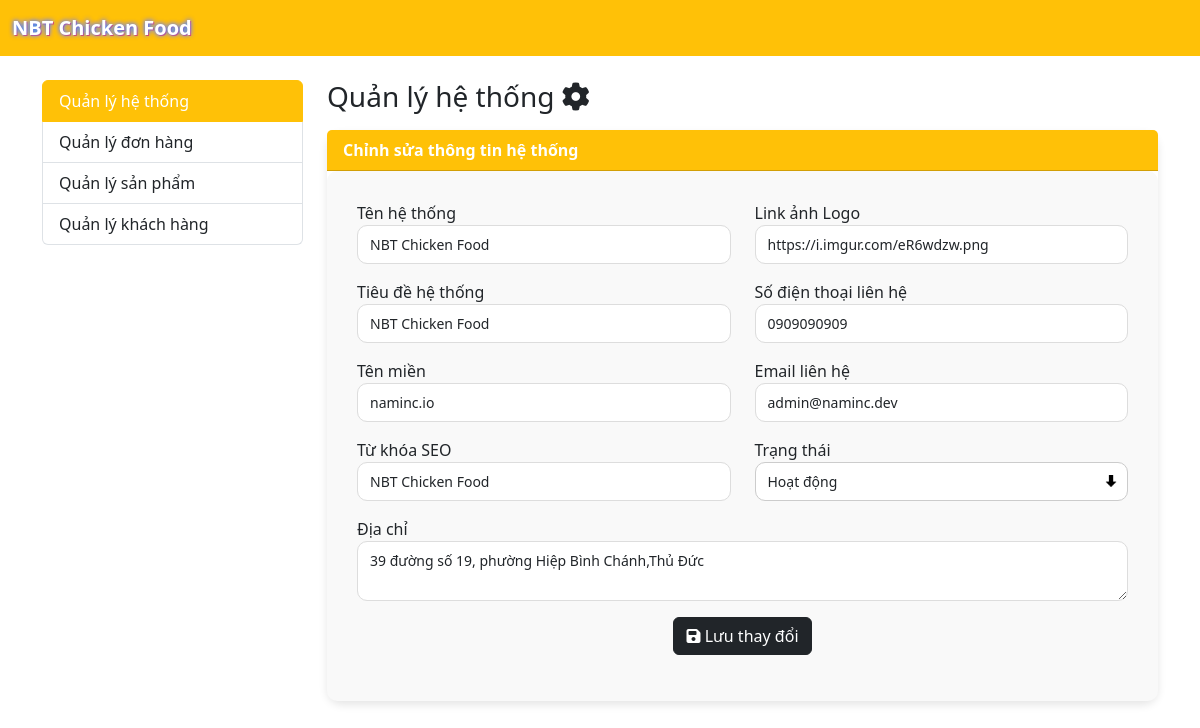
Page /admin/index.php (signed in) on the committed database.
### tables this page shows
CREATE TABLE `system` (
  `id` int(11) NOT NULL,
  `name` varchar(255) NOT NULL,
  `title` varchar(255) NOT NULL,
  `keyword` varchar(255) NOT NULL,
  `phone` varchar(255) NOT NULL,
  `address` varchar(255) NOT NULL,
  `created_at` timestamp NOT NULL DEFAULT current_timestamp(),
  `domain` varchar(255) NOT NULL,
  `logo` varchar(255) NOT NULL,
  `email` varchar(255) NOT NULL,
  `status` varchar(32) NOT NULL
);

### config.php (called while the page is built, shortened)
<?php
$conn = mysqli_connect(DB_HOST, DB_USER, DB_PASS, DB_NAME) or die('Kết nối thất bại: ' . mysqli_connect_error());
mysqli_set_charset($conn, 'utf8');
$sql = "SELECT * FROM system where id = 1";
$result = mysqli_query($conn, $sql);
$system = mysqli_fetch_assoc($result);
?>

### admin/index.php (the view, shortened to what this page needs)
<?php
require_once '../config.php';
require_once 'header.php';
?>
    <div class="container mt-4">
        <div class="row">
            <div class="col-md-3">
                <div class="list-group">
                    <a href="#system" class="list-group-item list-group-item-action active" data-bs-toggle="tab">Quản lý hệ thống</a>
                    <a href="#orders" class="list-group-item list-group-item-action" data-bs-toggle="tab">Quản lý đơn hàng</a>
                    <a href="#inventory" class="list-group-item list-group-item-action" data-bs-toggle="tab">Quản lý sản phẩm</a>
                    <a href="#customers" class="list-group-item list-group-item-action" data-bs-toggle="tab">Quản lý khách hàng</a>
                </div>
            </div>
            <div class="col-md-9">
                <div class="tab-content">
                <div class="tab-pane fade show active" id="system">
    <h3>Quản lý hệ thống <i class="fa-solid fa-gear fa-spin"></i></h3>
    <div class="card mt-3">
        <div class="card-header">Chỉnh sửa thông tin hệ thống</div>
        <div class="card-body">
            <form action="index.php" method="post">
                <div class="row">
                    <div class="col-md-6">
                        <div class="form-group">
                            <label for="name">Tên hệ thống</label>
                            <input type="text" class="form-control" id="name" name="name" value="<?= $system['name'] ?>" required>
                        </div>
                        <div class="form-group">
                            <label for="title">Tiêu đề hệ thống</label>
                            <input type="text" class="form-control" id="title" name="title" value="<?= $system['title'] ?>" required>
                        </div>
                        <div class="form-group">
                            <label for="domain">Tên miền</label>
                            <input type="text" class="form-control" id="domain" name="domain" value="<?= $system['domain'] ?>" required>
                        </div>
                        <div class="form-group">
                            <label for="keyword">Từ khóa SEO</label>
                            <input type="text" class="form-control" id="keyword" name="keyword" value="<?= $system['keyword'] ?>" required>
                        </div>
                    </div>
                    <div class="col-md-6">
                        <div class="form-group">
                            <label for="logo">Link ảnh Logo</label>
                            <input type="text" class="form-control" id="logo" name="logo" value="<?= $system['logo'] ?>" required>
                        </div>
                        <div class="form-group">
                            <label for="phone">Số điện thoại liên hệ</label>
                            <input type="text" class="form-control" id="phone" name="phone" value="<?= $system['phone'] ?>" required>
                        </div>
                        <div class="form-group">
                            <label for="email">Email liên hệ</label>
                            <input type="email" class="form-control" id="email" name="email" value="<?= $system['email'] ?>" required>
                        </div>
                        <div class="form-group">
                            <label for="status">Trạng thái</label>
                            <select class="form-control custom-select" id="status" name="status" required>
                                <option value="<?= $system['status'] == 'on' ? 'selected' : '' ?>">Hoạt động</option>
                            </select>
                        </div>
                    </div>
                </div>
                <div class="form-group mb-3">
                    <label for="address">Địa chỉ</label>
                    <textarea class="form-control" id="address" name="address" required><?= $system['address'] ?></textarea>
                </div>
                <div class="form-group mt-3 text-center">
                    <button type="submit" name="add_system" class="btn btn-dark">
                        <i class="fa-solid fa-floppy-disk"></i> Lưu thay đổi
                    </button>
                </div>
            </form>
        </div>
    </div>
</div>
                </div>
            </div>
        </div>
    </div>
<?php
require_once 'footer.php';
?>

### admin/header.php (shortened to what this page needs)
<!DOCTYPE html>
<html lang="en">
<head>
    <link rel="stylesheet" href="/assest/admin/css/bootstrap.min.css?v=1">
    <link rel="stylesheet" href="https://cdnjs.cloudflare.com/ajax/libs/font-awesome/6.4.2/css/all.min.css">
    <link rel="stylesheet" href="https://cdn.jsdelivr.net/npm/sweetalert2@11.0.19/dist/sweetalert2.min.css">
</head>
<body>
    <nav class="navbar navbar-expand-lg navbar-dark bg-warning">
        <div class="container-fluid">
            <a class="navbar-brand naminc1" href="/admin/"><?= $system['name'] ?></a>
        </div>
    </nav>
</body>

### admin/header.php (style rules this page uses)
.card { border: none; border-radius: 15px; box-shadow: 0 4px 8px rgba(0, 0, 0, 0.1); transition: transform 0.3s ease, box-shadow 0.3s ease; }
.card-header { background-color: #ffc107; color: white; font-weight: bold; border-top-left-radius: 15px; border-top-right-radius: 15px; }
.card-body { padding: 30px; background-color: #f9f9f9; border-radius: 10px; font-size: 16px; }
.card-body .form-group { margin-bottom: 1rem; }
.form-control { border-radius: 10px; border: 1px solid #ddd; padding: 8px 12px; font-size: 14px; height: auto; transition: border-color 0.3s ease; }
.custom-select { -webkit-appearance: none; -moz-appearance: none; appearance: none; padding-right: 30px; background-image: url('/assest/img/down-arrow.png'); background-position: right 10px center; background-repeat: no-repeat; background-size: 12px; border: 1px solid #ccc; }
.naminc1 { text-shadow: 0 0 5px #0099FF, 0 0 5px #FF66FF, 1px 1px 0 #FF3333; color: white; font-weight: bold; font-weight: red ; background: url(https://i.imgur.com/1ZHeaAQ.gif); }

### rows in the picture
system: name "NBT Chicken Food", title "NBT Chicken Food", domain "naminc.io", keyword "NBT Chicken Food", logo "https://i.imgur.com/eR6wdzw.png", phone "0909090909", email "admin@naminc.dev", status "Hoạt động", address "39 đường số 19, phường Hiệp Bình Chánh,Thủ Đức"
